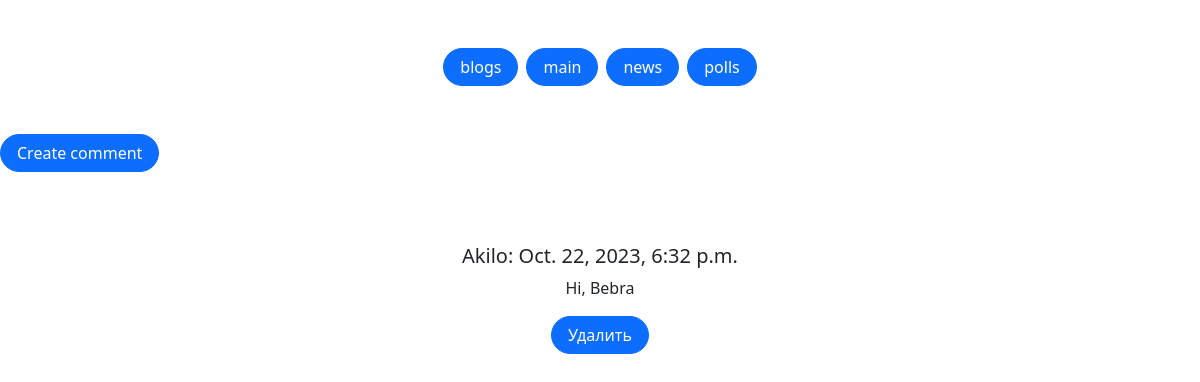
The app's page /blogs/, older data.
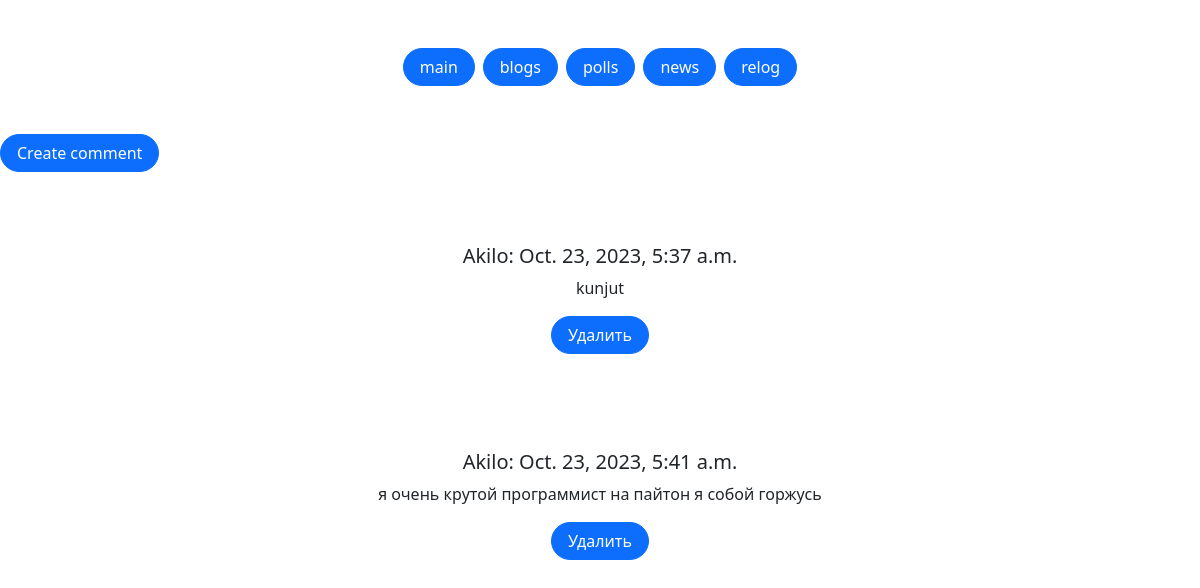
The same page, newer data.
### menu/models.py (models this page shows, shortened)
class Menu(models.Model):
    title = models.CharField(max_length=100)
    order = models.IntegerField(default=0)

### blog/models.py (models this page shows)
class Blog(models.Model):
    username = models.CharField(max_length=12)
    body = models.TextField()
    date = models.DateTimeField(auto_now_add=True)

### blog/views.py (the view)
# urls.py: path('', views.blog, name = 'blog'),
def blog(request):
    menus = Menu.objects.all().order_by('order')
    blogs = Blog.objects.all()
    return render(request, 'blog/blog.html', {'blogs': blogs, 'menus': menus},)

### templates/blog/blog.html (shortened to what this page needs)
<!DOCTYPE html>
<html lang="en">
<head>
     <link rel="stylesheet" href="https://cdn.jsdelivr.net/npm/bootstrap@5.2.3/dist/css/bootstrap.min.css">
</head>
<body>
    <div class="d-flex gap-2 justify-content-center py-5">
        {% for menu in menus %}
      <a href="/{{ menu.title }}/" class="btn btn-primary rounded-pill px-3">{{ menu.title }}</a>
        {% endfor %}
    </div>
<form action="{% url 'create' %}" method="GET">
  <button class="btn btn-primary rounded-pill px-3" type="submit">Create comment</button>
</form>
<br>
    {% for blog in blogs %}
        <div class="py-5 text-center">
            <h5>{{ blog.username }}: {{ blog.date }}</h5>
           <p>{{ blog.body }}</p>
              <form action="/blogs/delete/{{blog.id}}/" method = "post">{% csrf_token %}
                <input type="submit" class="btn btn-primary rounded-pill px-3" value="Удалить">
             </form>
        </div>
    {% empty %}
        <p class="text-center font-monospace"  >No comments yet.</p>
    {% endfor %}
</body>
</html>

Row changes from the older to the newer data that the page shows:
removed Blog: username "Akilo", date "Oct. 22, 2023, 6:32 p.m.", body "Hi, Bebra"
shown differently, row unchanged: Menu "main": moves up the list
changed Menu "polls": moves up the list
added Menu: title "relog"
added Blog: username "Akilo", date "Oct. 23, 2023, 5:37 a.m.", body "kunjut"
added Blog: username "Akilo", date "Oct. 23, 2023, 5:41 a.m.", body "я очень крутой программист на пайтон я собой горжусь"
